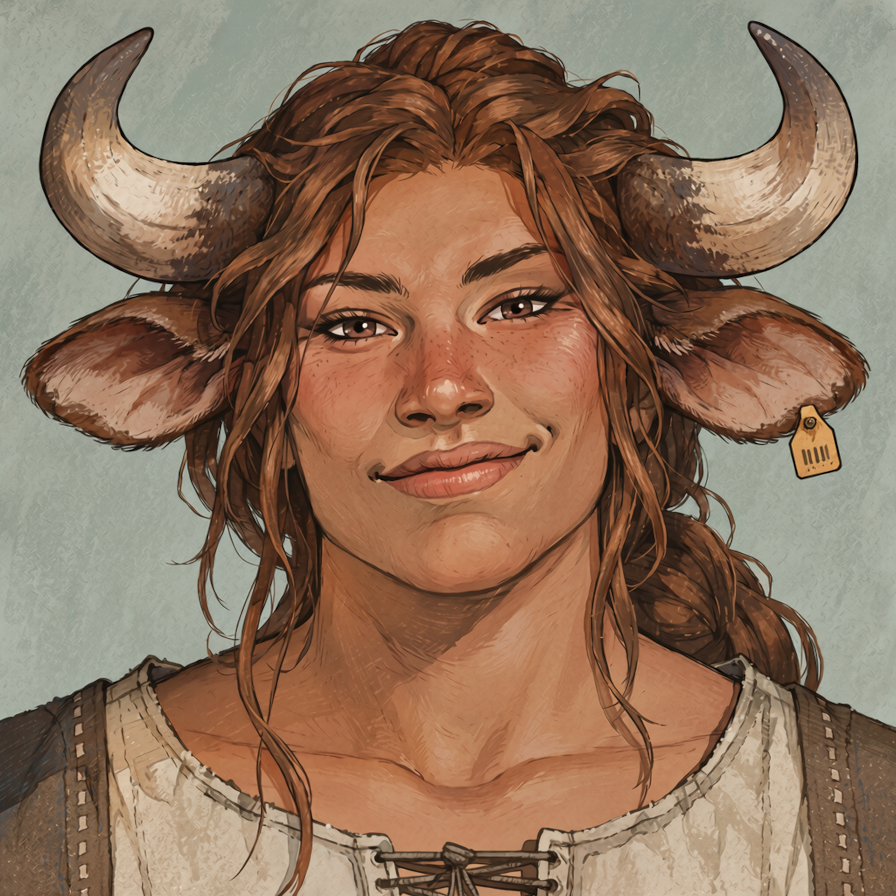
#> input picture Art/Misc/Bossaps.png, 896 x 896 px; its folder holds only this picture in this run
$ python compose-xenotypes.py
#> lines starting #> are read from the running program, lines starting #| are printed output that depends on the picture
"""Compose the eleven source portraits and transparent icons with Pillow."""

from pathlib import Path

from PIL import Image, ImageDraw, ImageFont, ImageOps


ROOT = Path(__file__).resolve().parents[2]
OUTPUT = Path(__file__).resolve().parent
FONTS = Path("C:/Windows/Fonts")
NAMES = [
    "Bossaps", "Chyrr", "Dvergr", "Nixie", "Omegabeaver", "Scaleborn",
    "Succuboid", "Titan", "Trog", "Warcat", "Zeegee",
]
SIZE = 704
GAP = 24
MARGIN = 40


def font(filename, size):
    return ImageFont.truetype(str(FONTS / filename), size)


def icon(name, size):
    source = Image.open(ROOT / "XylXenos/Data/Textures/Xyl/UI/Icons/Xenotypes" / f"{name}_small.png").convert("RGBA")
    return ImageOps.contain(source, (size, size), Image.Resampling.LANCZOS)


def draw_tracked(draw, xy, text, typeface, tracking, fill):
    x, y = xy
    for char in text:
        draw.text((x, y), char, font=typeface, fill=fill, anchor="lt")
        x += draw.textlength(char, font=typeface) + tracking


def card(name, style):
#> called with name = 'Bossaps', style = 'overlay'
    portrait = Image.open(ROOT / "Art/Misc" / f"{name}.png").convert("RGBA").resize((SIZE, SIZE), Image.Resampling.LANCZOS)
    if style in ("overlay", "refined"):
        refined = style == "refined"
        # A gradual scrim keeps the face clear while providing label contrast.
        scrim = Image.new("RGBA", portrait.size)
#> scrim: PIL image 704x704 RGBA; every value is 0
        draw = ImageDraw.Draw(scrim)
        for y in range(SIZE):
            start = .70 if refined else .64
            t = max(0, (y - SIZE * start) / (SIZE * (1 - start)))
            draw.line((0, y, SIZE, y), fill=(11, 15, 19, round(239 * t ** 1.1)))
        portrait = Image.alpha_composite(portrait, scrim)
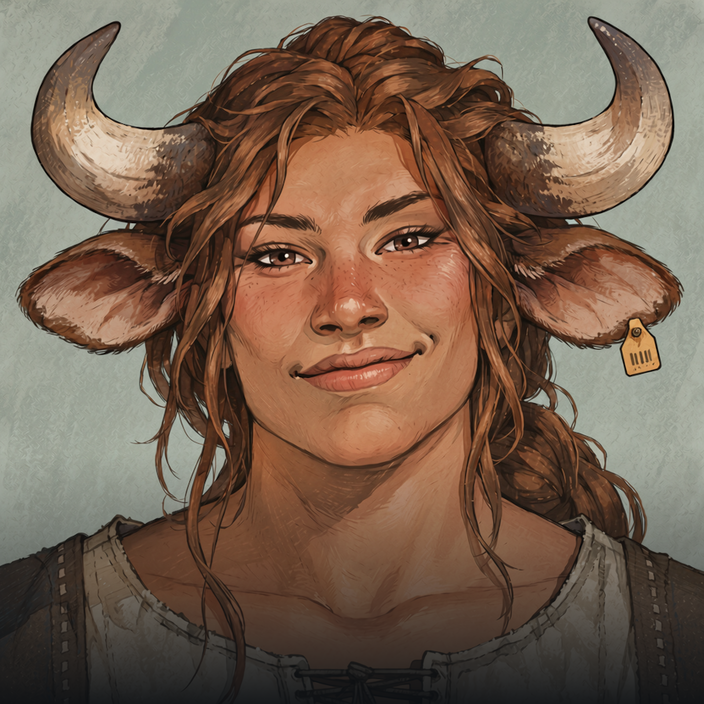
#> portrait: PIL image 704x704 RGBA; mean R, G, B, A 119.1, 97.3, 80.1, 255
        icon_size = 128 if refined else 112
        portrait.alpha_composite(icon(name, icon_size), (24, SIZE - icon_size - 20))
        draw = ImageDraw.Draw(portrait)
        if refined:
            typeface = font("SourceSerifPro-Semibold.ttf", 52)
            left, top, right, bottom = draw.textbbox((0, 0), name, font=typeface)
            assert 173 + right < SIZE - 24, f"Label exceeds card: {name}"
            draw.text((173, SIZE - 80 - (bottom - top) / 2 - top), name, font=typeface, fill="#f4ede0", stroke_width=3, stroke_fill="#000000")
        else:
            draw.text((155, SIZE - 73), name, font=font("SourceSerifPro-Semibold.ttf", 48), fill="#f4ede0", anchor="lm")
        draw.rectangle((0, 0, SIZE - 1, SIZE - 1), outline="#55534e", width=1 if refined else 2)
        return portrait
    if style == "paper":
        tile = Image.new("RGBA", (SIZE, SIZE + 130), "#e2d6bf")
        tile.alpha_composite(portrait)
        tile.alpha_composite(icon(name, 104), (25, SIZE + 12))
        draw = ImageDraw.Draw(tile)
        draw.text((155, SIZE + 65), name, font=font("BASKVILL.TTF", 51), fill="#302e29", anchor="lm")
        draw.line((0, SIZE, SIZE, SIZE), fill="#88765b", width=2)
        return tile
    tile = Image.new("RGBA", (SIZE, SIZE + 120), "#202b34")
    tile.alpha_composite(portrait)
    tile.alpha_composite(icon(name, 100), (22, SIZE + 10))
    draw = ImageDraw.Draw(tile)
    typeface = font("bahnschrift.ttf", 42)
    draw_tracked(draw, (147, SIZE + 43), name.upper(), typeface, 2, "#e9eff1")
    draw.line((0, SIZE, SIZE, SIZE), fill="#617988", width=3)
    return tile


def sheet(filename, rows, style, background):
    assert sum(rows) == len(NAMES) == len(set(NAMES))
    tiles = [card(name, style) for name in NAMES]
    height = tiles[0].height
    width = max(rows) * SIZE + (max(rows) - 1) * GAP + 2 * MARGIN
    canvas = Image.new("RGBA", (width, len(rows) * height + (len(rows) - 1) * GAP + 2 * MARGIN), background)
    index = 0
    for row, count in enumerate(rows):
        start_x = (width - (count * SIZE + (count - 1) * GAP)) // 2
        for col in range(count):
            canvas.alpha_composite(tiles[index], (start_x + col * (SIZE + GAP), MARGIN + row * (height + GAP)))
            index += 1
    rgb = canvas.convert("RGB")
    destination = OUTPUT if style == "refined" else OUTPUT / "variants"
    destination.mkdir(exist_ok=True)
    rgb.save(destination / f"{filename}.png", dpi=(300, 300))
    preview = ImageOps.contain(rgb, (1500, 1400), Image.Resampling.LANCZOS)
    preview.save(destination / f"{filename}-preview.jpg", quality=94)
    print(f"{filename}: {rgb.width} x {rgb.height}; {index} portraits, icons, and names")


if __name__ == "__main__":
#> (the run stopped early here; a loop or call above may not have finished)
